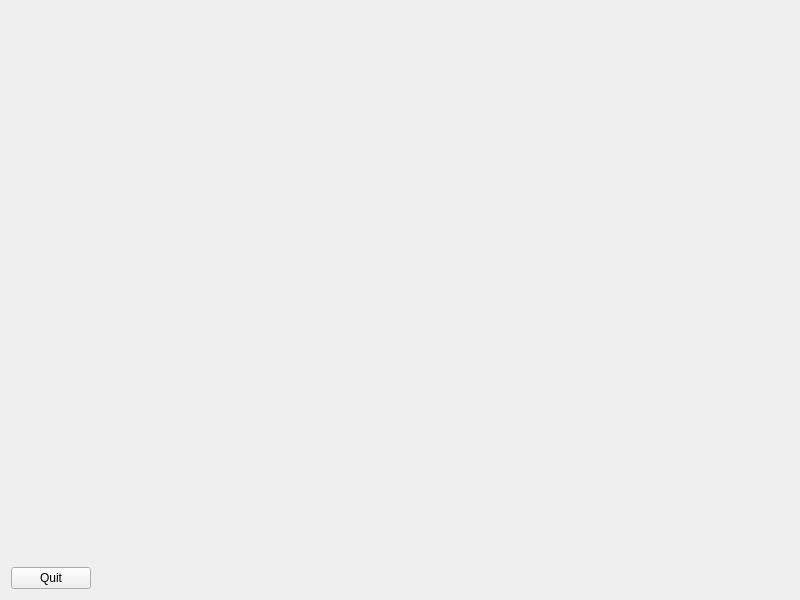
<?xml version="1.0" encoding="UTF-8"?>
<ui version="4.0">
 <class>MainWindow</class>
 <widget class="QMainWindow" name="MainWindow">
  <property name="geometry">
   <rect>
    <x>0</x>
    <y>0</y>
    <width>800</width>
    <height>600</height>
   </rect>
  </property>
  <property name="minimumSize">
   <size>
    <width>800</width>
    <height>600</height>
   </size>
  </property>
  <property name="windowTitle">
   <string>QT OpenGL</string>
  </property>
  <widget class="QWidget" name="centralWidget">
   <layout class="QHBoxLayout" name="horizontalLayout">
    <item>
     <layout class="QVBoxLayout" name="verticalLayout_2">
      <item>
       <layout class="QVBoxLayout" name="verticalLayout">
        <item>
         <spacer name="verticalSpacer">
          <property name="orientation">
           <enum>Qt::Vertical</enum>
          </property>
          <property name="sizeHint" stdset="0">
           <size>
            <width>20</width>
            <height>40</height>
           </size>
          </property>
         </spacer>
        </item>
       </layout>
      </item>
      <item>
       <widget class="QPushButton" name="pushButton">
        <property name="text">
         <string>Quit</string>
        </property>
       </widget>
      </item>
     </layout>
    </item>
    <item>
     <widget class="GLWidget" name="GLwidget" native="true">
      <property name="sizePolicy">
       <sizepolicy hsizetype="Expanding" vsizetype="Preferred">
        <horstretch>0</horstretch>
        <verstretch>0</verstretch>
       </sizepolicy>
      </property>
     </widget>
    </item>
   </layout>
  </widget>
 </widget>
 <layoutdefault spacing="6" margin="11"/>
 <customwidgets>
  <customwidget>
   <class>GLWidget</class>
   <extends>QWidget</extends>
   <header>glwidget.h</header>
   <container>1</container>
  </customwidget>
 </customwidgets>
 <resources/>
 <connections>
  <connection>
   <sender>pushButton</sender>
   <signal>released()</signal>
   <receiver>MainWindow</receiver>
   <slot>close()</slot>
   <hints>
    <hint type="sourcelabel">
     <x>56</x>
     <y>569</y>
    </hint>
    <hint type="destinationlabel">
     <x>114</x>
     <y>508</y>
    </hint>
   </hints>
  </connection>
 </connections>
</ui>
